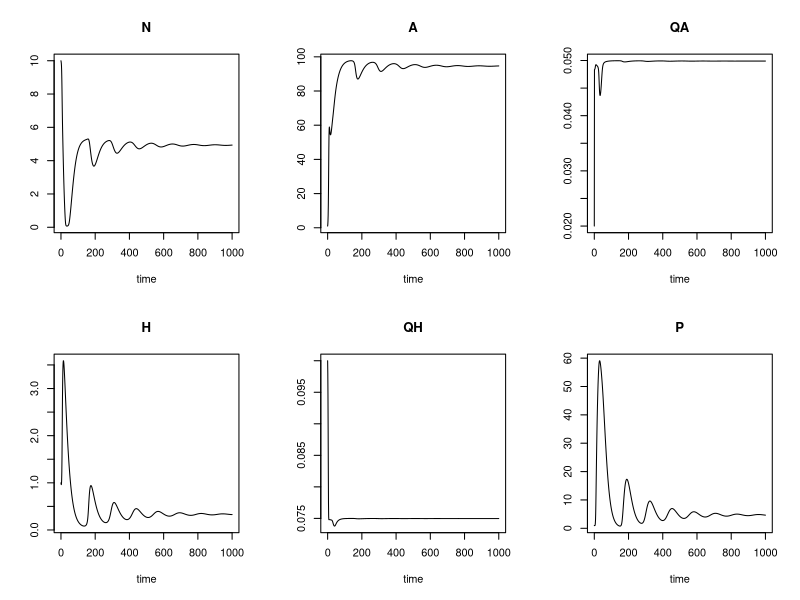
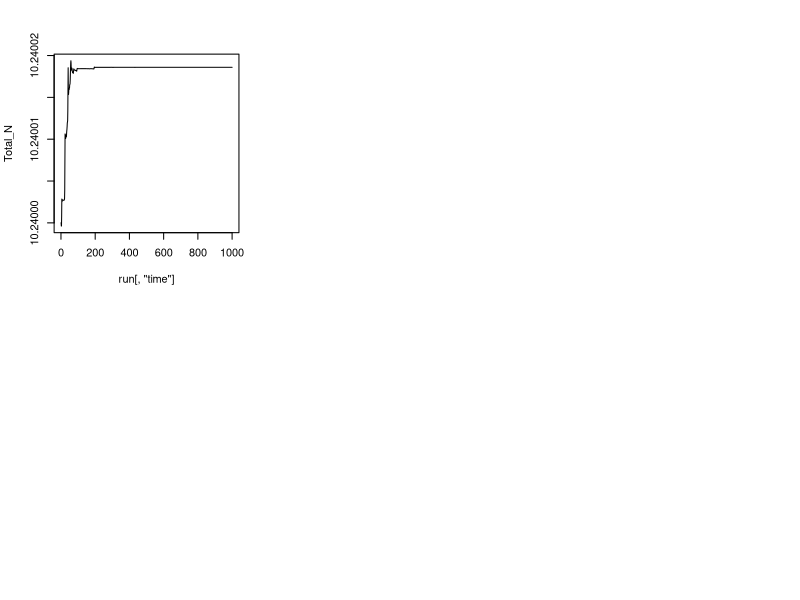
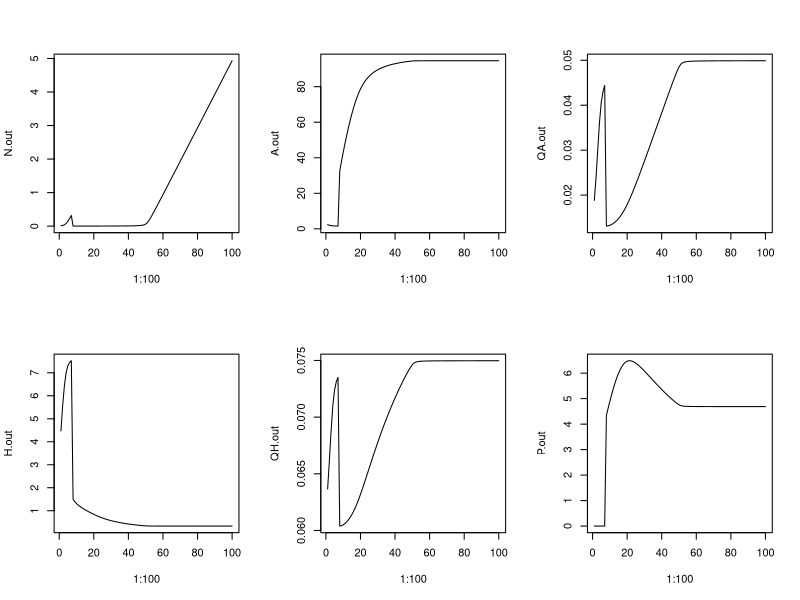

The R script that drew these images, in order:
library(deSolve)

Worm_stoich<-function (t, y, parameters){  
  N = y[1]; A = y[2]; QA = y[3]; H = y[4]; QH = y[5]; P = y[6]
  with(    
    as.list(parameters),
    {  
      # Simplifying functions for calculating ingestion, intersection of saturating function and parasite aggregation
      mean_i_p = a_p*(P/H)/(a_h + a_p*P/H) # proportion of ingestate stolen by parasites
      d2_i_p = -2*a_p^2*a_h/(a_h + a_p*P/H)^3
      var_HP = P/H + (P/H)^2/k
      i_p = mean_i_p  + 0.5*d2_i_p*var_HP # Jensen's inequality
      # Assimilation efficiencies
      e_A = (QAx - QA)/(QAx - QAn) # nutrient assimilation efficiency of 
      e_H = (QHx - QH)/(QHx - QHn)
      
      dNdt = s - l*N - v*N/(hN + N)*e_A*A +
             dA*A*QA + dH*H*QH + (dH+alpha+dP)*P*qP +  alpha*P*QH + alpha*P^2/H*(k+1)/k*qP +
             f*A*H*QA*(1 -i_p)*(1 - e_H) + 
             qP*(1 - sigma*f*H/(dE + f*H))*f*A*H*i_p*min(1,QA/qP)
      
      dAdt = mu_A*(1-A/K)*(1 - QAn/QA)*A - dA*A - f*A*H
      dQAdt = v*(N/(hN + N))*e_A - mu_A*(1-A/K)*(1 - QAn/QA)*QA
      
      dHdt = f*A*H*(1 - i_p)*(1 - QHn/QH) - dH*H - alpha*P
      dQHdt = f*A*QA*(1 -i_p)*e_H - f*A*(1 - i_p)*(1 - QHn/QH)*QH 
                            
      dPdt = (sigma*f*H/(dE + f*H))*f*A*H*i_p*min(1,QA/qP) - (dH+alpha+dP)*P - alpha*P^2/H*(k+1)/k
      
      res = c(dNdt,dAdt,dQAdt,dHdt,dQHdt,dPdt) 
      list(res)
    } 
  )
}

params = c(# nutrient pars
          s = 0, l = 0,
          # autotroph pars
          v = 1, mu_A=1, K=100, hN = 1, QAx = 0.05, QAn = 0.01, dA = 0.01, 
          # Host pars
          f =0.1, QHx = 0.1, QHn = 0.05, dH = 0.05,
          # Parasite pars
          a_p = 5, a_h = 1, qP = 0.12, dP = 0.01, dE = 0.1, sigma=0.9, alpha = 0.0001, k = 10)

inits = c(N = 10, A = 1, QA = 0.02, H = 1, QH = 0.1, P = 1)
run = lsoda(y = inits, times=0:1000, parms = params, func=Worm_stoich)
plot(run)

Total_N = run[,"N"] + run[,"A"]*run[,"QA"] + run[,"H"]*run[,"QH"] + run[,"P"]*params["qP"]
var(Total_N)
plot(run[,"time"], Total_N, typ="l")
# 
N.out = numeric()
A.out = numeric()
QA.out = numeric()
H.out = numeric()
QH.out = numeric()
P.out = numeric()

for (n in 1:100){
  inits["N"] = n/10
  output = lsoda(y = inits, times=0:5000, parms = params, func=Worm_stoich)
  N.out[n] = output[5001, 2]
  A.out[n] = output[5001, 3]
  QA.out[n] = output[5001, 4]
  H.out[n] = output[5001, 5]
  QH.out[n] = output[5001, 6]
  P.out[n] = output[5001, 7]
}
par(mfrow=c(2, 3))
plot(1:100, N.out, typ="l")
plot(1:100, A.out, typ="l")
plot(1:100, QA.out, typ="l")
plot(1:100, H.out, typ="l")
plot(1:100, QH.out, typ="l")
plot(1:100, P.out, typ="l")
